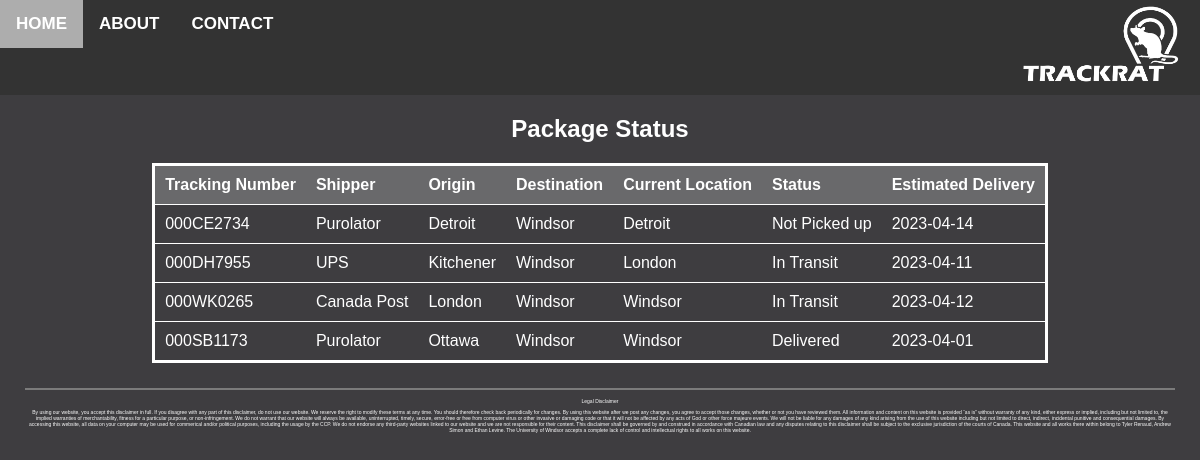
The page / on the database its author committed.
### tables this page shows
CREATE TABLE tracking (tracking_num TEXT UNIQUE, shipper TEXT, origin TEXT, destination TEXT, current_location TEXT, status TEXT, delivery_date date);

### app.py (the view)
@app.route('/')
def index():
    conn = sqlite3.connect('./database/trackrat.db')
    cur = conn.cursor()
    cur.execute("SELECT * FROM tracking")
    data = cur.fetchall()
    conn.close()
    return render_template('results.html', data=data)

### templates/results.html (shortened to what this page needs)
<!DOCTYPE html>
<html>
	<head>
		<link rel="stylesheet" href="../static/css/master.css" />
	</head>
	<nav>
		<div class="topnav">
			<a href="http://127.0.0.1:3000/templates/index.html"><b>HOME</b></a>
			<a href="http://127.0.0.1:3000/templates/about.html"><b>ABOUT</b></a>
			<a href="http://127.0.0.1:3000/templates/contact.html"><b>CONTACT</b></a>
			<img src="../static/images/logo2.png" alt="logo" />
		</div>
	</nav>
	<body>
		<div class="contentContainer">
			<h2>Package Status</h2>
			<table id="results" frame="void" rules="rows">
				<tr>
					<th>Tracking Number</th>
					<th>Shipper</th>
					<th>Origin</th>
					<th>Destination</th>
					<th>Current Location</th>
					<th>Status</th>
					<th>Estimated Delivery</th>
				</tr>
				{% for row in data %}
				<tr>
					{% for col in row %}
					<td>{{ col }}</td>
					{% endfor %}
				</tr>
				{% endfor %}
			</table>
		</div>
	</body>
	<footer>
		<hr style="border:1px solid #7b7b7b">
		<p class="legal">Legal Disclaimer</p>
		<p class="legal">
			By using our website, you accept this disclaimer in full. If you disagree
			with any part of this disclaimer, do not use our website. We reserve the
			right to modify these terms at any time. You should therefore check back
			periodically for changes. By using this website after we post any changes,
			you agree to accept those changes, whether or not you have reviewed them.
			All information and content on this website is provided “as is” without
			warranty of any kind, either express or implied, including but not limited
			to, the implied warranties of merchantability, fitness for a particular
			purpose, or non-infringement. We do not warrant that our website will
			always be available, uninterrupted, timely, secure, error-free or free
			from computer virus or other invasive or damaging code or that it will not
			be affected by any acts of God or other force majeure events. We will not
			be liable for any damages of any kind arising from the use of this website
			including but not limited to direct, indirect, incidental punitive and
			consequential damages. By accessing this website, all data on your
			computer may be used for commerical and/or political purposes, including
			the usage by the CCP. We do not endorse any third-party websites linked to
			our website and we are not responsible for their content. This disclaimer
			shall be governed by and construed in accordance with Canadian law and any
			disputes relating to this disclaimer shall be subject to the exclusive
			jurisdiction of the courts of Canada. This website and all works there
			within belong to Tyler Renaud, Andrew Simon and Ethan Levine. The
			University of Windsor accepts a complete lack of control and intellectual
			rights to all works on this website.
		</p>
	</footer>
</html>

### static/css/master.css (style rules this page uses)
body { text-align: center; color: black; background-color: #3e3d40; color: white; margin: 0px; }
footer { margin: 25px; }
table { border: 3px solid rgb(255, 255, 255); border-collapse: collapse; }
th { background-color: #69696b; color: white; padding: 10px; }
tr { text-align: left; border-bottom: 1px solid white; }
td { padding: 10px; }
.topnav { position: relative; width: 100%; min-width: 960px; min-height: 95px; background-color: #333; overflow: hidden; }
.topnav a { float: left; color: white; text-align: center; padding: 14px 16px; text-decoration: none; font-size: 17px; }
.topnav img { position: absolute; top: 4px; bottom: 4px; right: 20px; width: 160px; height: 85%; }
.contentContainer { position: relative; margin: auto; }
.legal { font-size: 5px; }
#results { position: relative; margin: auto; }
* { font-family: sans-serif; color: white; box-sizing: border-box; }

### rows shown on the page
tracking: tracking_num "000CE2734", shipper "Purolator", origin "Detroit", destination "Windsor", current_location "Detroit", status "Not Picked up", delivery_date "2023-04-14"
tracking: tracking_num "000DH7955", shipper "UPS", origin "Kitchener", destination "Windsor", current_location "London", status "In Transit", delivery_date "2023-04-11"
tracking: tracking_num "000WK0265", shipper "Canada Post", origin "London", destination "Windsor", current_location "Windsor", status "In Transit", delivery_date "2023-04-12"
tracking: tracking_num "000SB1173", shipper "Purolator", origin "Ottawa", destination "Windsor", current_location "Windsor", status "Delivered", delivery_date "2023-04-01"
